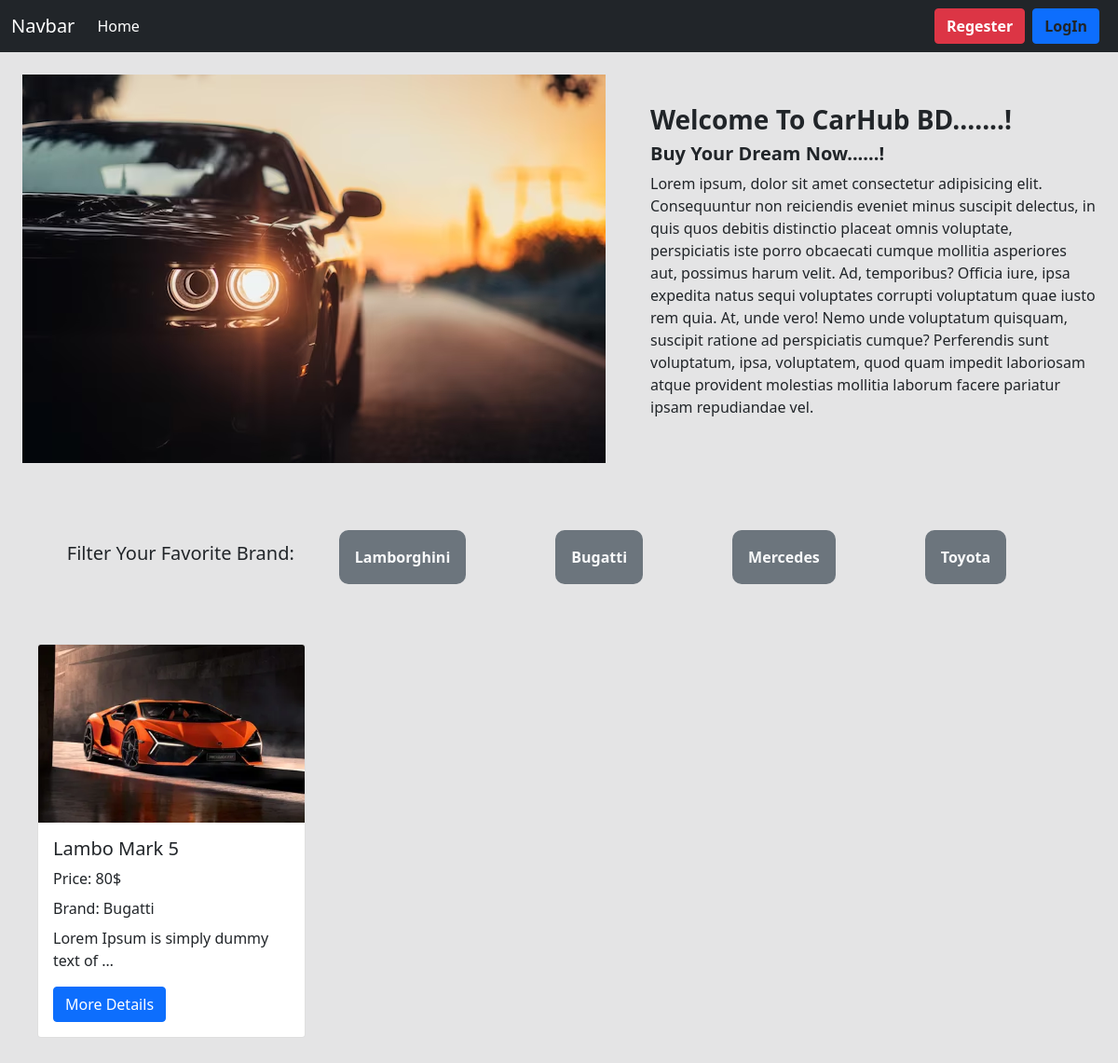
Screenshot of /cars/bugatti with the database file from the repository.
### brand/models.py (models this page shows, shortened)
class brands(models.Model):
    name = models.CharField(max_length=98)
    slug = models.SlugField(max_length=100,unique=True,null=True, blank=True)

### cars/models.py (models this page shows, shortened)
class Car(models.Model):
    image = models.ImageField(upload_to ='cars/media/uploads/',blank=True, null=True)
    name = models.CharField(max_length=300)
    price = models.CharField(max_length=100,blank=True, null=True)
    quantity = models.IntegerField()
    descriptions = models.TextField()
    brand = models.ForeignKey(brands, on_delete = models.CASCADE)

### car_sales_project/views.py (the view)
# urls.py: 2. Add a URL to urlpatterns:  path('', views.home, name='home')
def home(request,brand_slug=None):
    data = Car.objects.all()
    if brand_slug is not None:
        brand = brands.objects.get(slug=brand_slug)
        data = Car.objects.filter(brand = brand)
    brand = brands.objects.all()
    return render(request,'index.html',{'cars': data , 'brands': brand})

### templates/index.html
{% extends "base.html" %}
{% load static %}
{% block content %}
<div class="d-flex justify-content-center align-items-center">
    <div class="m-4"><img src="{% static "car_2.avif" %} " alt=""></div>
    <div class="m-4  ">
        <h3><strong>Welcome To CarHub BD.......!</strong></h3>
        <h5><strong>Buy Your Dream Now......!</strong></h5>
        <p>Lorem ipsum, dolor sit amet consectetur adipisicing elit. Consequuntur non reiciendis eveniet minus suscipit delectus, in quis quos debitis distinctio placeat omnis voluptate, perspiciatis iste porro obcaecati cumque mollitia asperiores aut, possimus harum velit. Ad, temporibus? Officia iure, ipsa expedita natus sequi voluptates corrupti voluptatum quae iusto rem quia. At, unde vero! Nemo unde voluptatum quisquam, suscipit ratione ad perspiciatis cumque? Perferendis sunt voluptatum, ipsa, voluptatem, quod quam impedit laboriosam atque provident molestias mollitia laborum facere pariatur ipsam repudiandae vel.</p>
    </div>
</div>
<div class="mt-5 mb-5 d-flex flex-wrap justify-content-center align-items-center">
    <h5>Filter Your Favorite Brand:</h5>
    {% for brand in brands %}
    <a class="btn p-3 ms-5 me-5 bg-secondary text-light" style="border-radius: 10px;" href="{% url "brand_wise_slug" brand.slug %}"><strong>{{brand.name}}
    </strong></a>
    {% endfor %}
</div>
<div class="d-flex flex-wrap m-4">
    {% for car in cars %}
    <div class="card m-3" style="width: 18rem;">
        <img src="{{car.image.url}}" class="card-img-top" alt="...">
        <div class="card-body">
          <h5 class="card-title">{{car.name}}</h5>
          <p class="card-title">Price: {{car.price}}$</p>
          <p class="card-title">Brand: {{car.brand.name}}</p>
          <p class="card-text">{{car.descriptions | truncatewords:7}}</p>
          <a href="{% url "deatils" car.id %}" class="btn btn-primary">More Details</a>
        </div>
      </div>
    {% endfor %}
</div>
{% endblock %}

### rows the page displays
brands: name "Lamborghini"
brands: name "Bugatti"
brands: name "Mercedes"
brands: name "Toyota"
Car: image (picture), name "Lambo Mark 5", price "80", brand.name "Bugatti", descriptions "Lorem Ipsum is simply dummy text of …"
